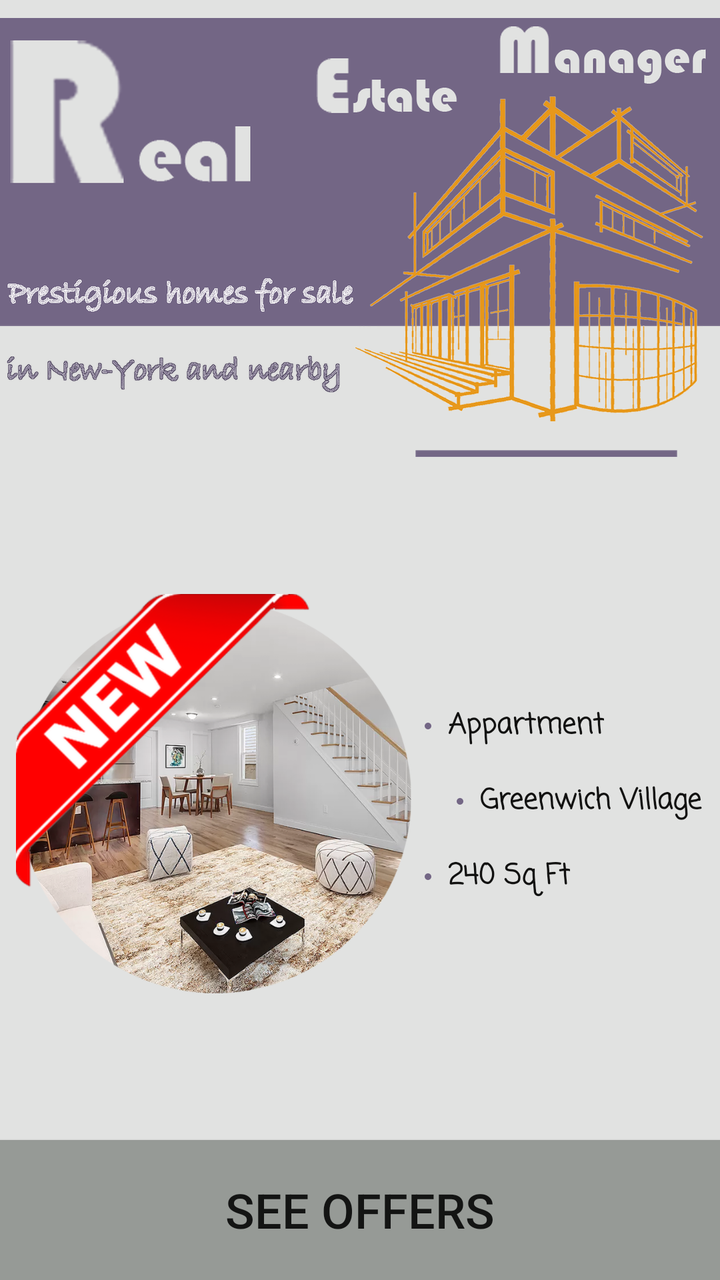
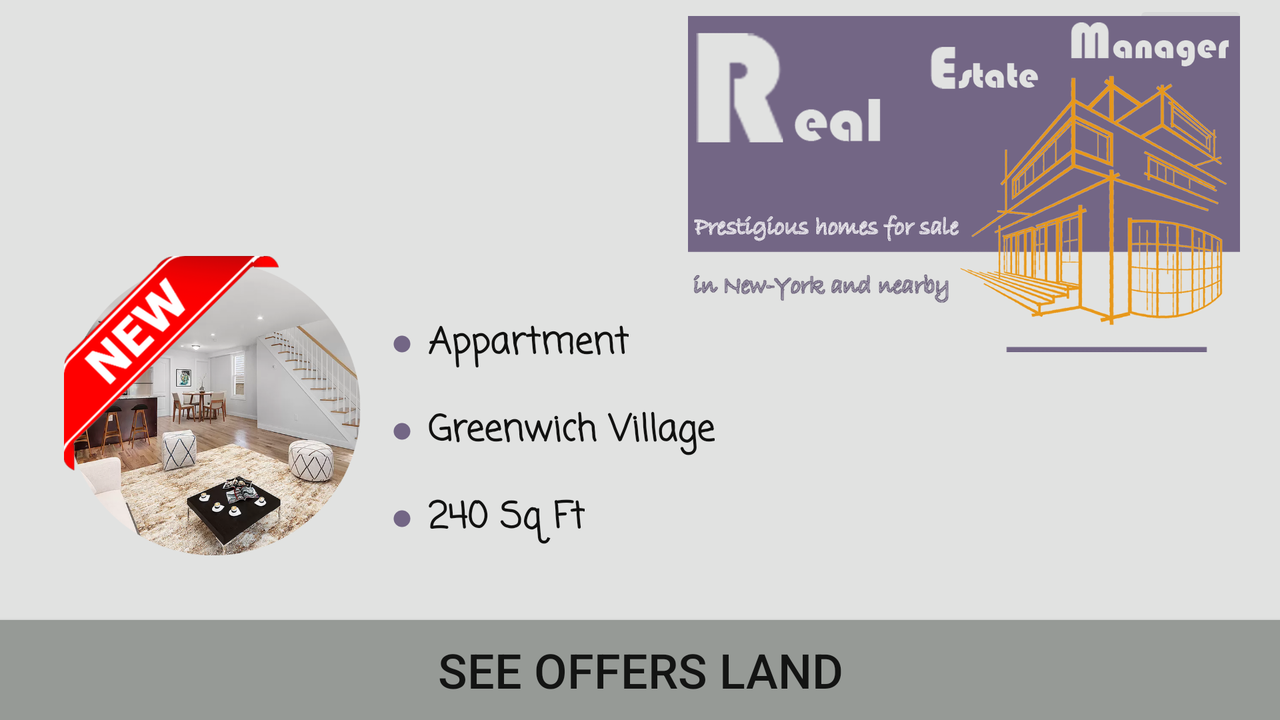

Compare how this app lays out the same screen by default and in its alternative resource folder. The renders come first, then the two layout files and the values they reference.
<!-- AndroidManifest.xml: application theme AppTheme -->
<!-- res/layout/fragment_first.xml -->
<?xml version="1.0" encoding="utf-8"?>
<androidx.constraintlayout.widget.ConstraintLayout xmlns:android="http://schemas.android.com/apk/res/android"
    xmlns:app="http://schemas.android.com/apk/res-auto"
    xmlns:tools="http://schemas.android.com/tools"
    android:layout_width="match_parent"
    android:layout_height="match_parent"
    android:background="#e1e2e1"
    tools:context=".fragments.FirstFragment">

    <ImageView
        android:id="@+id/imageView"
        android:layout_width="0dp"
        android:layout_height="240dp"

        app:layout_constraintEnd_toEndOf="parent"
        app:layout_constraintHorizontal_bias="0.0"
        app:layout_constraintStart_toStartOf="parent"
        app:layout_constraintTop_toTopOf="parent"
        app:srcCompat="@drawable/background" />

    <ImageView
        android:id="@+id/image_last_offer"
        android:layout_width="200dp"
        android:layout_height="200dp"

        android:layout_marginStart="8dp"
        android:layout_marginBottom="16dp"
        app:layout_constraintBottom_toTopOf="@+id/see_offers_button"
        app:layout_constraintEnd_toStartOf="@+id/textView_district"
        app:layout_constraintStart_toStartOf="parent"
        app:layout_constraintTop_toBottomOf="@+id/imageView"
        app:srcCompat="@drawable/apercu" />

    <ImageView
        android:id="@+id/image_new_banner"
        android:layout_width="150dp"
        android:layout_height="150dp"

        app:layout_constraintStart_toStartOf="@+id/image_last_offer"
        app:layout_constraintTop_toTopOf="@+id/image_last_offer"
        app:srcCompat="@drawable/new_banner" />

    <Button
        android:id="@+id/see_offers_button"
        android:layout_width="0dp"
        android:layout_height="70dp"
        android:background="#969a96"
        android:text="See offers"
        android:textSize="24sp"
        app:layout_constraintBottom_toBottomOf="parent"
        app:layout_constraintEnd_toEndOf="parent"
        app:layout_constraintHorizontal_bias="0.5"
        app:layout_constraintStart_toStartOf="parent" />

    <TextView
        android:id="@+id/textView_district"
        android:layout_width="wrap_content"
        android:layout_height="wrap_content"
        android:layout_marginStart="16dp"
        android:layout_marginTop="55dp"
        android:fontFamily="casual"
        android:text="Appartment"
        android:textColor="@color/colorText"
        android:textStyle="bold"
        app:layout_constraintStart_toEndOf="@+id/image_last_offer"
        app:layout_constraintTop_toTopOf="@+id/image_last_offer" />

    <TextView
        android:id="@+id/textView_surface"
        android:layout_width="wrap_content"
        android:layout_height="wrap_content"
        android:layout_marginStart="16dp"
        android:layout_marginTop="16dp"
        android:fontFamily="casual"
        android:text="Greenwich Village"
        android:textColor="@color/colorText"
        android:textStyle="bold"
        app:layout_constraintStart_toStartOf="@+id/textView_district"
        app:layout_constraintTop_toBottomOf="@+id/textView_district" />

    <TextView
        android:id="@+id/textView_rooms"
        android:layout_width="wrap_content"
        android:layout_height="wrap_content"
        android:layout_marginTop="16dp"
        android:fontFamily="casual"
        android:text="240 Sq Ft"
        android:textColor="@color/colorText"
        android:textStyle="bold"
        app:layout_constraintStart_toStartOf="@+id/textView_district"
        app:layout_constraintTop_toBottomOf="@+id/textView_surface" />

    <ImageView
        android:id="@+id/dot1"
        android:layout_width="wrap_content"
        android:layout_height="wrap_content"
        android:layout_marginEnd="8dp"
        app:srcCompat="@drawable/ic_dot_dp"
        app:layout_constraintBottom_toBottomOf="@+id/textView_district"
        app:layout_constraintEnd_toStartOf="@+id/textView_district"
        app:layout_constraintTop_toTopOf="@+id/textView_district" />

    <ImageView
        android:id="@+id/dot2"
        android:layout_width="wrap_content"
        android:layout_height="wrap_content"
        android:layout_marginEnd="8dp"
        app:srcCompat="@drawable/ic_dot_dp"
        app:layout_constraintBottom_toBottomOf="@+id/textView_surface"
        app:layout_constraintEnd_toStartOf="@+id/textView_surface"
        app:layout_constraintTop_toTopOf="@+id/textView_surface" />

    <ImageView
        android:id="@+id/dot3"
        android:layout_width="wrap_content"
        android:layout_height="wrap_content"
        android:layout_marginEnd="8dp"
        app:srcCompat="@drawable/ic_dot_dp"
        app:layout_constraintBottom_toBottomOf="@+id/textView_rooms"
        app:layout_constraintEnd_toStartOf="@+id/textView_rooms"
        app:layout_constraintTop_toTopOf="@+id/textView_rooms" />

</androidx.constraintlayout.widget.ConstraintLayout>
<!-- resources referenced by this layout -->
<resources>
  <color name="colorText">#111110</color>
  <!-- drawable apercu: png bitmap (drawable, 695491 bytes) -->
  <!-- drawable background: png bitmap (drawable, 239267 bytes) -->
  <!-- drawable ic_dot_dp (drawable) -->
  <vector android:height="4dp" android:tint="#736685"
      android:viewportHeight="24.0" android:viewportWidth="24.0"
      android:width="4dp" xmlns:android="http://schemas.android.com/apk/res/android">
      <path android:fillColor="#FF000000" android:pathData="M12,12m-10,0a10,10 0,1 1,20 0a10,10 0,1 1,-20 0"/>
  </vector>
  <!-- drawable new_banner: png bitmap (drawable, 10843 bytes) -->
  <style name="AppTheme" parent="Theme.AppCompat.Light.DarkActionBar">
          
          <item name="colorPrimary">@color/colorPrimary</item>
          <item name="colorPrimaryDark">@color/colorPrimaryDark</item>
          <item name="colorAccent">@color/colorPrimary</item>
          <item name="android:windowNoTitle">true</item>
      </style>
  <color name="colorPrimary">#3F51B5</color>
  <color name="colorPrimaryDark">#303F9F</color>
</resources>
<!-- res/layout-land/fragment_first.xml (the repository's variant of the layout above) -->
<!-- drawn on the phone turned sideways -->
<?xml version="1.0" encoding="utf-8"?>
<androidx.constraintlayout.widget.ConstraintLayout xmlns:android="http://schemas.android.com/apk/res/android"
    xmlns:app="http://schemas.android.com/apk/res-auto"
    xmlns:tools="http://schemas.android.com/tools"
    android:layout_width="match_parent"
    android:layout_height="match_parent"
    android:background="#e1e2e1"
    tools:context=".ui.fragments.FirstFragment">

    <ImageButton
        android:id="@+id/buttonMainAct"
        android:layout_width="wrap_content"
        android:layout_height="wrap_content"
        android:layout_marginEnd="16dp"
        android:src="@drawable/empty"
        app:layout_constraintEnd_toEndOf="parent"
        app:layout_constraintTop_toTopOf="parent" />

    <ImageView
        android:id="@+id/imageView"
        android:layout_width="300dp"
        android:layout_height="170dp"

        android:layout_marginTop="8dp"
        android:layout_marginEnd="8dp"
        app:layout_constraintEnd_toEndOf="parent"
        app:layout_constraintTop_toTopOf="parent"
        app:srcCompat="@drawable/background" />

    <ImageView
        android:id="@+id/image_last_offer"
        android:layout_width="150dp"
        android:layout_height="150dp"
        android:layout_marginStart="32dp"
        android:layout_marginBottom="32dp"
        app:layout_constraintBottom_toTopOf="@+id/see_offers_button"
        app:layout_constraintStart_toStartOf="parent"
        app:srcCompat="@drawable/apercu" />

    <ImageView
        android:id="@+id/image_new_banner"
        android:layout_width="110dp"
        android:layout_height="110dp"

        app:layout_constraintStart_toStartOf="@+id/image_last_offer"
        app:layout_constraintTop_toTopOf="@+id/image_last_offer"
        app:srcCompat="@drawable/new_banner" />

    <Button
        android:id="@+id/see_offers_button"
        android:layout_width="0dp"
        android:layout_height="50dp"
        android:background="#969a96"
        android:text="See offers land"
        android:textSize="24sp"
        app:layout_constraintBottom_toBottomOf="parent"
        app:layout_constraintEnd_toEndOf="parent"
        app:layout_constraintHorizontal_bias="0.5"
        app:layout_constraintStart_toStartOf="parent" />

    <TextView
        android:id="@+id/textView_district"
        android:layout_width="wrap_content"
        android:layout_height="wrap_content"
        android:layout_marginStart="32dp"
        android:layout_marginTop="30dp"
        android:fontFamily="casual"
        android:text="Appartment"
        android:textColor="@color/colorText"
        android:textSize="18sp"
        android:textStyle="bold"
        app:layout_constraintStart_toEndOf="@+id/image_last_offer"
        app:layout_constraintTop_toTopOf="@+id/image_last_offer" />

    <TextView
        android:id="@+id/textView_surface"
        android:layout_width="wrap_content"
        android:layout_height="wrap_content"
        android:layout_marginTop="16dp"
        android:fontFamily="casual"
        android:text="Greenwich Village"
        android:textColor="@color/colorText"
        android:textSize="18sp"
        android:textStyle="bold"
        app:layout_constraintStart_toStartOf="@+id/textView_district"
        app:layout_constraintTop_toBottomOf="@+id/textView_district" />

    <TextView
        android:id="@+id/textView_rooms"
        android:layout_width="wrap_content"
        android:layout_height="wrap_content"
        android:layout_marginTop="16dp"
        android:fontFamily="casual"
        android:text="240 Sq Ft"
        android:textColor="@color/colorText"
        android:textSize="18sp"
        android:textStyle="bold"
        app:layout_constraintStart_toStartOf="@+id/textView_district"
        app:layout_constraintTop_toBottomOf="@+id/textView_surface" />

    <ImageView
        android:id="@+id/dot1"
        android:layout_width="10dp"
        android:layout_height="10dp"
        android:layout_marginEnd="8dp"
        app:layout_constraintBottom_toBottomOf="@+id/textView_district"
        app:layout_constraintEnd_toStartOf="@+id/textView_district"
        app:layout_constraintTop_toTopOf="@+id/textView_district"
        app:srcCompat="@drawable/ic_dot_dp" />

    <ImageView
        android:id="@+id/dot2"
        android:layout_width="10dp"
        android:layout_height="10dp"
        android:layout_marginEnd="8dp"
        app:layout_constraintBottom_toBottomOf="@+id/textView_surface"
        app:layout_constraintEnd_toStartOf="@+id/textView_surface"
        app:layout_constraintTop_toTopOf="@+id/textView_surface"
        app:srcCompat="@drawable/ic_dot_dp" />

    <ImageView
        android:id="@+id/dot3"
        android:layout_width="10dp"
        android:layout_height="10dp"
        android:layout_marginEnd="8dp"
        app:layout_constraintBottom_toBottomOf="@+id/textView_rooms"
        app:layout_constraintEnd_toStartOf="@+id/textView_rooms"
        app:layout_constraintTop_toTopOf="@+id/textView_rooms"
        app:srcCompat="@drawable/ic_dot_dp" />

</androidx.constraintlayout.widget.ConstraintLayout>
<!-- resources referenced by the variant -->
<!-- as the phone turned sideways resolves them -->
<resources>
  <color name="colorText">#111110</color>
  <!-- drawable apercu: png bitmap (drawable, 695491 bytes) -->
  <!-- drawable background: png bitmap (drawable, 239267 bytes) -->
  <!-- drawable empty: png bitmap (drawable, 224 bytes) -->
  <!-- drawable ic_dot_dp (drawable) -->
  <vector android:height="4dp" android:tint="#736685"
      android:viewportHeight="24.0" android:viewportWidth="24.0"
      android:width="4dp" xmlns:android="http://schemas.android.com/apk/res/android">
      <path android:fillColor="#FF000000" android:pathData="M12,12m-10,0a10,10 0,1 1,20 0a10,10 0,1 1,-20 0"/>
  </vector>
  <!-- drawable new_banner: png bitmap (drawable, 10843 bytes) -->
  <!-- from res/values-land/ -->
  <style name="AppTheme" parent="Theme.AppCompat.Light.DarkActionBar">
          
          <item name="colorPrimary">@color/colorPrimary</item>
          <item name="colorPrimaryDark">@color/colorPrimaryDark</item>
          <item name="colorAccent">@color/colorPrimary</item>
          <item name="android:windowNoTitle">true</item>
      </style>
  <color name="colorPrimary">#3F51B5</color>
  <color name="colorPrimaryDark">#303F9F</color>
</resources>
